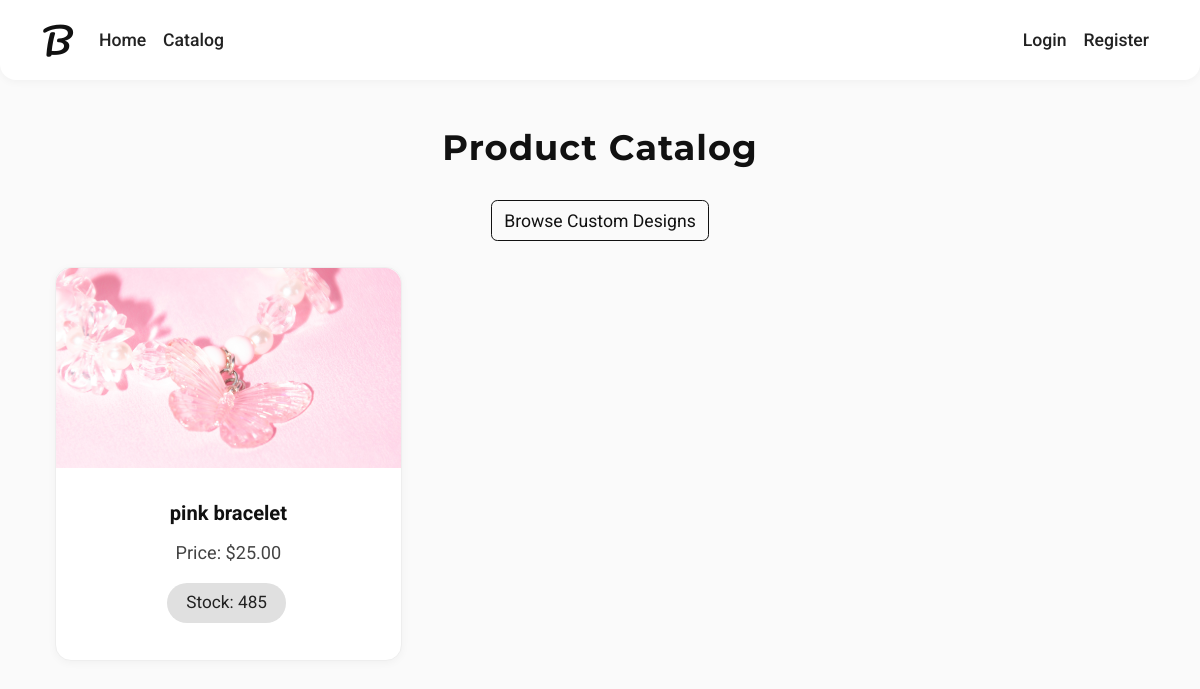
Page /catalog/ on the committed database.
### shop/models.py (models this page shows, shortened)
class Product(models.Model):
    name = models.CharField(max_length=100)
    price = models.DecimalField(max_digits=8, decimal_places=2)
    image = models.ImageField(upload_to='product_images/')
    created_by = models.ForeignKey(SellerProfile, on_delete=models.CASCADE)
    stock = models.PositiveIntegerField(default=0)
    created_at = models.DateTimeField(auto_now_add=True, null=True, blank=True)

### shop/views.py (the view)
# urls.py: path('catalog/', views.catalog, name='catalog'),
def catalog(request):
    products = Product.objects.all()
    return render(request, 'shop/catalog.html', {'products': products})

### shop/templates/shop/catalog.html (shortened to what this page needs)
{% extends 'shop/base.html' %}
{% block content %}
<div class="container">
    <div class="catalog-title">Product Catalog</div>
    <div class="text-center mb-4">
        <a href="{% url 'public_custom_designs' %}" class="btn btn-outline-primary">Browse Custom Designs</a>
    </div>
    {% if products %}
        <div class="row g-4">
        {% for product in products %}
            {% if not product.name|slice:":7" == "Custom:" %}
            <div class="col-md-4 mb-4">
                <div class="material-card card h-100 text-center">
                    {% if product.image %}
                        <img src="{{ product.image.url }}" class="card-img-top" alt="{{ product.name }}">
                    {% else %}
                        <div class="card-img-top bg-light d-flex align-items-center justify-content-center" style="height:200px;">
                            <span class="text-muted">No image</span>
                        </div>
                    {% endif %}
                    <div class="card-body">
                        <h5 class="card-title">{{ product.name }}</h5>
                        <p class="card-text">Price: ${{ product.price }}</p>
                        <p class="card-text"><span class="material-chip secondary">Stock: {{ product.stock }}</span></p>
                    </div>
                </div>
            </div>
            {% endif %}
        {% endfor %}
        </div>
    {% else %}
        <p class="text-center">No products available.</p>
    {% endif %}
</div>
{% endblock %}

### shop/templates/shop/base.html (style rules this page uses)
:root { --primary: #111; --primary-dark: #222; --secondary: #555; --background: #fafafa; --surface: #fff; --on-primary: #fff; --on-surface: #111; --border-radius: 16px; --shadow: 0 2px 8px 0 rgba(0,0,0,0.04); }
html, body { background: var(--background); color: var(--on-surface); font-family: 'Roboto', Arial, sans-serif; font-size: 1.05rem; }
.btn-outline-primary { border-color: #111; color: #111; }
.material-card, .card { border-radius: var(--border-radius); box-shadow: var(--shadow); border: none; background: var(--surface); }
.material-card .card-title, .card .card-title { font-weight: 700; color: #111; }
.material-card .card-body, .card .card-body { padding: 2rem 1.5rem; }
.btn, .form-control, .form-select { font-size: 1.05rem; }
.material-chip { display: inline-block; padding: 0.4em 1.1em; border-radius: 999px; background: #f1f1f1; color: #222; font-size: 0.95em; margin: 0 0.2em 0.2em 0; }
.material-chip.secondary { background: #e0e0e0; color: #222; }

### shop/templates/shop/catalog.html (style rules this page uses)
.catalog-title { font-family: 'Montserrat', Arial, sans-serif; font-weight: 700; color: #111; letter-spacing: 1px; margin: 2.5rem 0 1.5rem 0; font-size: 2.1rem; text-align: center; }
.material-card { border-radius: var(--border-radius); box-shadow: var(--shadow); border: 1.5px solid #eee; background: #fff; transition: box-shadow .2s, transform .2s; }
.material-card .card-title { color: #111; font-weight: 700; font-size: 1.2rem; margin-bottom: 0.7em; }
.material-card .card-text { color: #444; font-size: 1.08rem; }
.material-chip { display: inline-block; padding: 0.4em 1.1em; border-radius: 999px; background: #f1f1f1; color: #222; font-size: 0.95em; margin: 0 0.2em 0.2em 0; }
.material-chip.secondary { background: #e0e0e0; color: #222; }
.card-img-top { object-fit: cover; height: 200px; border-radius: 16px 16px 0 0; }

### rows in the picture
Product: image (picture), name "pink bracelet", price "25.00", stock "485"
